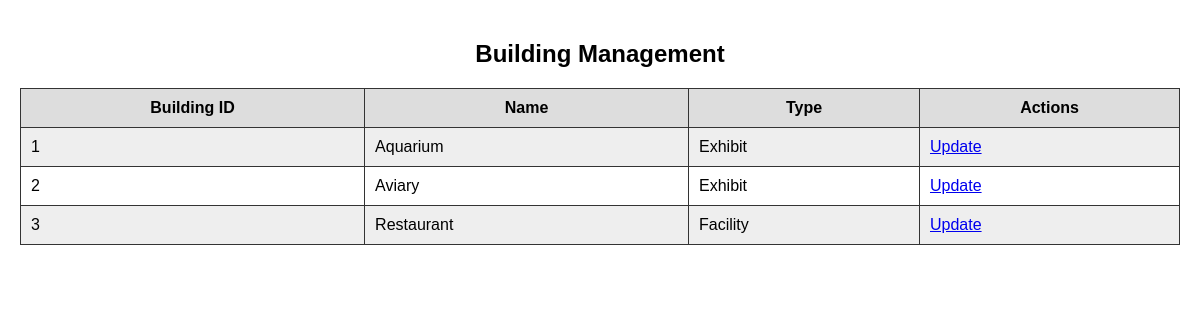
Before: /asset_management/buildings/view_buildings.php with the older database file.
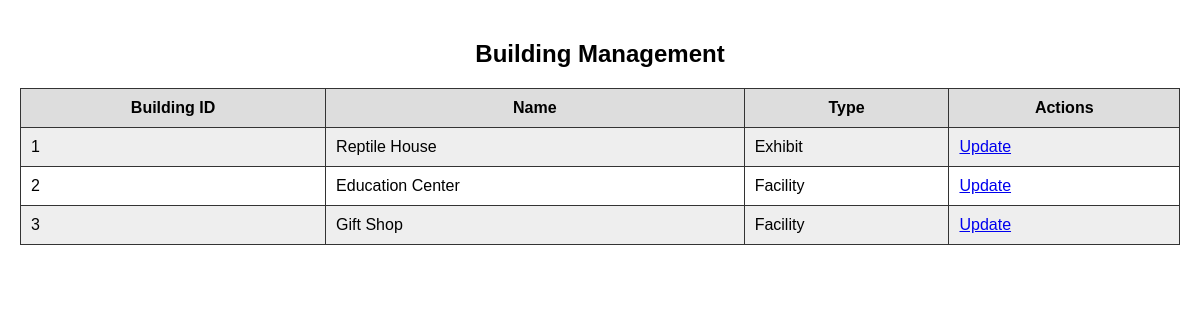
After: the same page with the newer database file.
### tables this page shows
CREATE TABLE Building (
ID INT PRIMARY KEY AUTO_INCREMENT,
Name VARCHAR(255) NOT NULL,
Type VARCHAR(255) NOT NULL
);

### asset_management/buildings/view_buildings.php (the view, shortened to what this page needs)
<?php
include '../includes/db_connection.php';
$sql = 'SELECT * FROM Building';
$result = $conn->query($sql);
?>
<!DOCTYPE html>
<html lang="en">
<head>
</head>
<body>
    <h2>Building Management</h2>
    <table>
        <tr>
            <th>Building ID</th>
            <th>Name</th>
            <th>Type</th>
            <th>Actions</th>
        </tr>
        <?php while ($row = $result->fetch_assoc()): ?>
            <tr>
                <td><?php echo htmlspecialchars($row['ID']); ?></td>
                <td><?php echo htmlspecialchars($row['Name']); ?></td>
                <td><?php echo htmlspecialchars($row['Type']); ?></td>
                <td>
                    <a href="update_building.php?id=<?php echo htmlspecialchars($row['ID']); ?>">Update</a>
                </td>
            </tr>
        <?php endwhile; ?>
    </table>
</body>
</html>

Changed rows visible on the page:
changed building "Exhibit": Name "Aquarium" → "Reptile House"
changed building id 2: Name "Aviary" → "Education Center"; Type "Exhibit" → "Facility"
changed building id 3: Name "Restaurant" → "Gift Shop"
